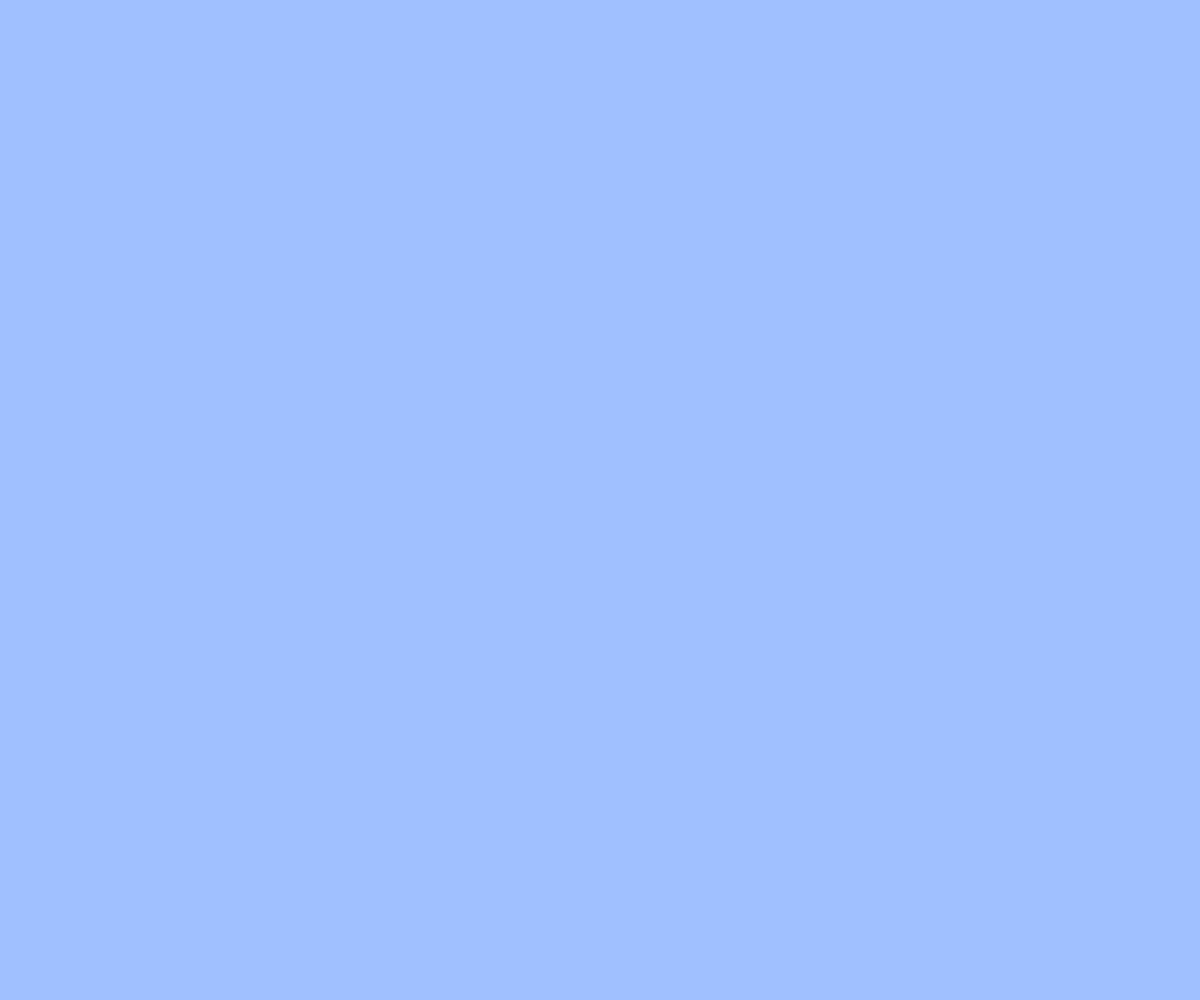
Frame 1 (no input)
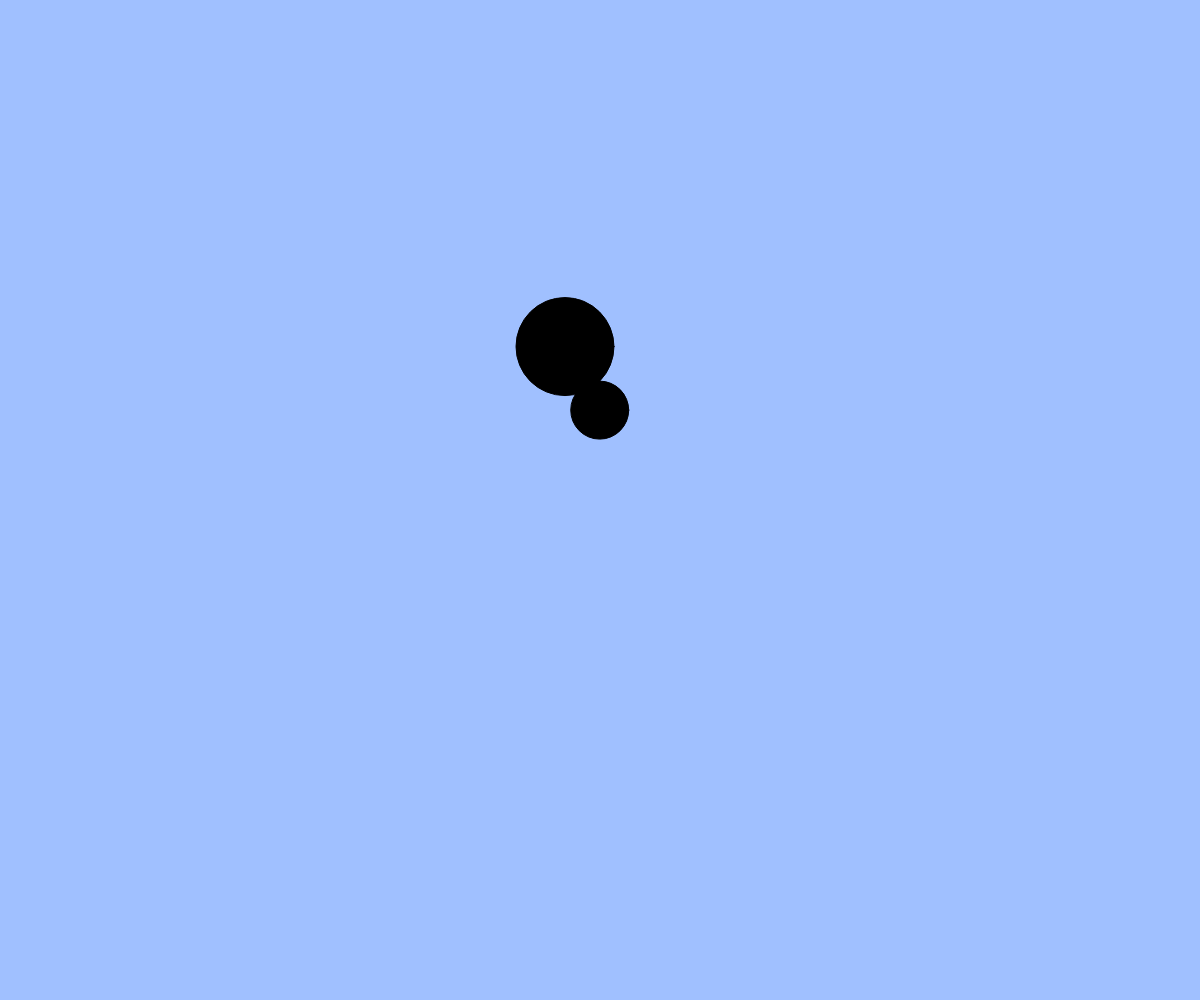
Frame 60 (no input)
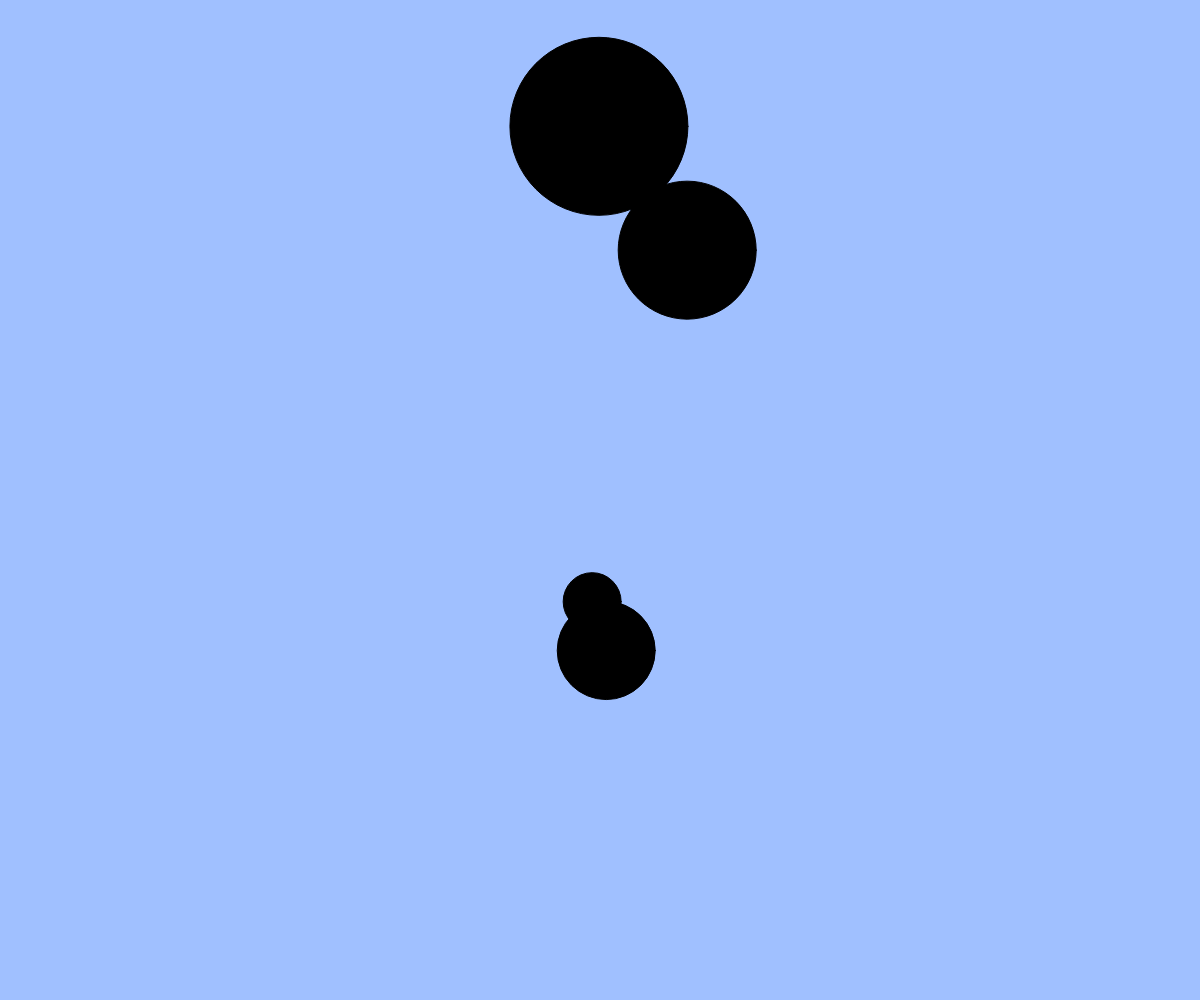
Frame 120 (the mouse pressed at the canvas centre since frame 60)

The p5.js sketch that drew these frames (run headless with seeded random() and noise() and a simulated clock; from frame 60 on, the mouse is pressed at the canvas centre):

// p5.js sketch
// ── sketch.js
// たくさん出てくるアニメーション

let balls;
let targets; // 的

function setup(){
  createCanvas(windowWidth, windowHeight);
  balls = [];
  targets = [];
}

function windowResized(){
  resizeCanvas(windowWidth, windowHeight);
}

function draw(){
  background(160, 192, 255);

  // 的のアニメーション
  for(let i = 0; i < targets.length; i++){
    let t = targets[i];
    fill(0);
    ellipse(t.x, t.y, t.size);
    t.x += t.vx;
    t.y += t.vy;
    t.size += 2;
  }

  // ボールのアニメーション
  for(let i = 0; i < balls.length; i++){
    let b = balls[i];
    fill(255);
    ellipse(b.x, b.y, b.size);
    b.x += b.vx;
    b.y += b.vy;
  }

  // 画面外に出たボールを削除
  const ballsInCanvas = [];
  for(let i = 0; i < balls.length; i++){
    let b = balls[i];
    if(b.x > 0 && b.x < width && b.y > 0 && b.y < height){
      ballsInCanvas.push(b);
    }
  }
  balls = ballsInCanvas;

  // 20フレームごとに新しい的を追加
  if(frameCount % 20 === 0){

    const angle = random(TWO_PI);
    const speed = random(3, 8);

    const t = {
      x: width / 2,
      y: height / 2,
      size: 20,
      vx: cos(angle) * speed,
      vy: sin(angle) * speed
    };

    targets.push(t);
  }

  // ボールに当たった or 大きくなりすぎた的を削除
  const activeTargets = [];

  for(let i = 0; i < targets.length; i++){
    let t = targets[i];

    if(t.size < 200){

      let hit = false;

      for(let j = 0; j < balls.length; j++){
        let b = balls[j];

        if(dist(b.x, b.y, t.x, t.y) < (b.size + t.size) / 2){
          hit = true;
        }
      }

      if(!hit){
        activeTargets.push(t);
      }
    }
  }

  targets = activeTargets;
}

function mouseDragged(){
  const dx = mouseX - pmouseX;
  const dy = mouseY - pmouseY;

  if(mag(dx, dy) > 5){
    const b = {
      x: mouseX,
      y: mouseY,
      size: 20,
      vx: dx,
      vy: dy
    };

    balls.push(b);
  }
}

function insideCanvas(b){
  return b.x > 0 && b.x < width && b.y > 0 && b.y < height;
}
